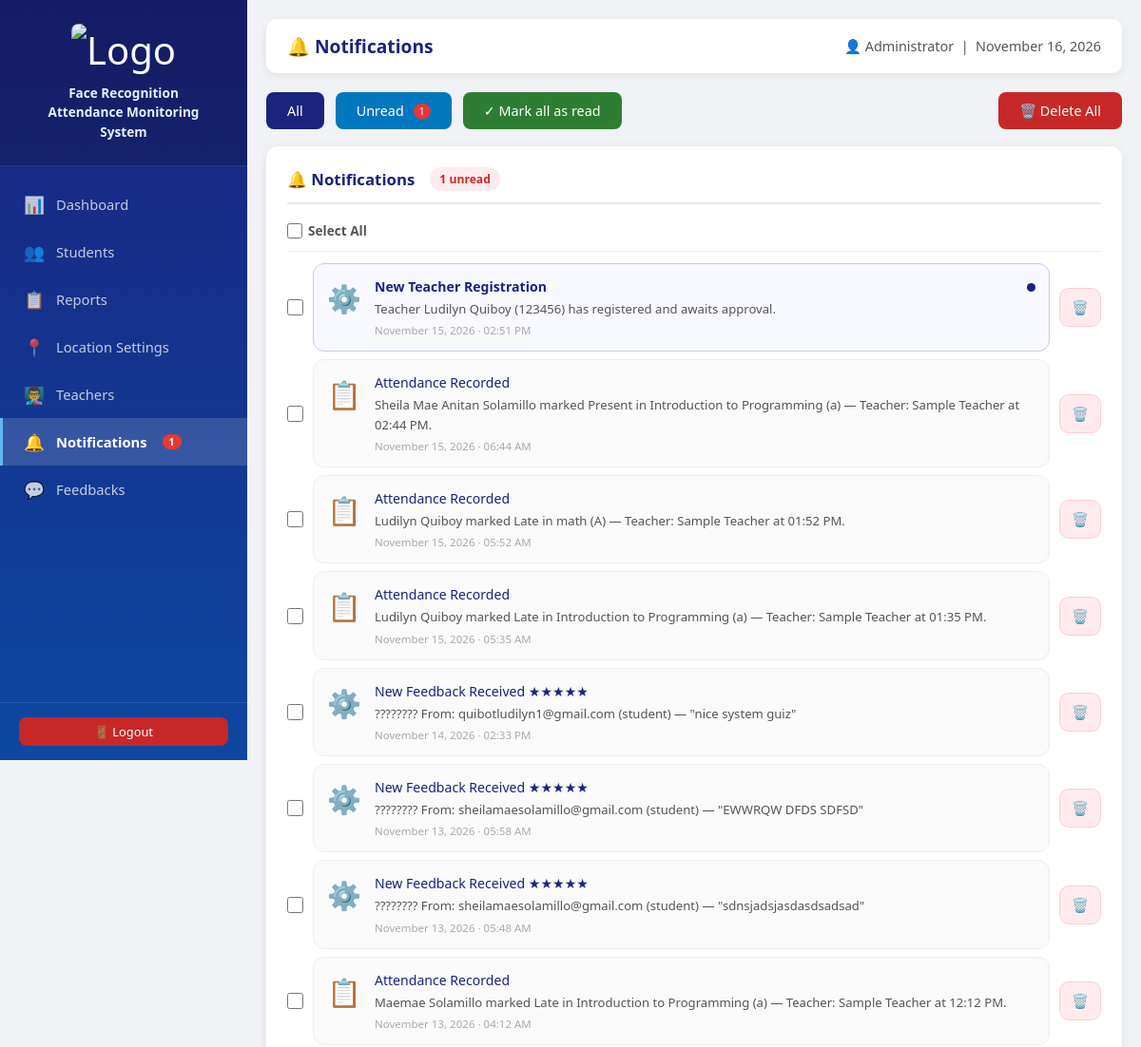
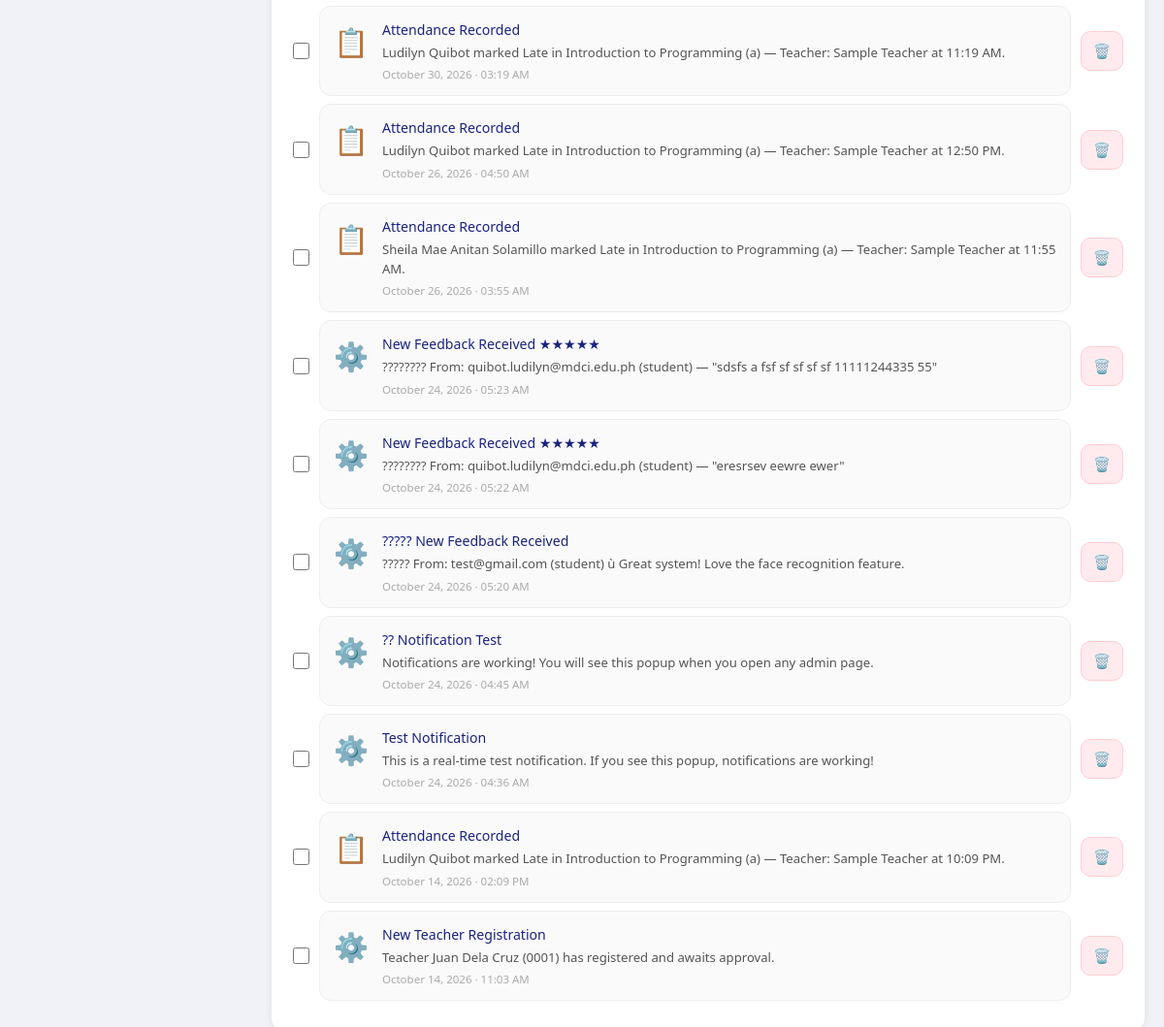
The page /pages/notifications.php (signed in) on the database its author committed (2 pictures, top to bottom).
### tables this page shows
CREATE TABLE `notifications` (
  `id` int(11) NOT NULL,
  `recipient_type` enum('admin','teacher','student') NOT NULL,
  `recipient_id` int(11) NOT NULL,
  `title` varchar(150) NOT NULL,
  `message` text NOT NULL,
  `type` enum('attendance','schedule','system','manual') DEFAULT 'attendance',
  `is_read` tinyint(1) DEFAULT 0,
  `link` varchar(255) DEFAULT NULL,
  `created_at` timestamp NOT NULL DEFAULT current_timestamp()
);

### pages/notifications.php (the view, shortened to what this page needs)
<?php
$admin_id = intval($_SESSION['user_id']);
require_once 'layout.php';
$filter = $_GET['filter'] ?? 'all';
$where  = "WHERE recipient_type='admin' AND recipient_id=$admin_id";
$notifs = $conn->query("SELECT * FROM notifications $where ORDER BY created_at DESC LIMIT 100");
$unread = $conn->query("SELECT COUNT(*) as c FROM notifications WHERE recipient_type='admin' AND recipient_id=$admin_id AND is_read=0")->fetch_assoc()['c'];
$type_icons = ['attendance' => '📋', 'schedule' => '🗓️', 'system' => '⚙️', 'manual' => '✏️'];
?>
<div style="display:flex;align-items:center;gap:12px;margin-bottom:18px;flex-wrap:wrap;">
    <a href="?filter=all"    class="btn <?= $filter==='all'   ?'btn-primary':'btn-info' ?>">All</a>
    <a href="?filter=unread" class="btn <?= $filter==='unread'?'btn-primary':'btn-info' ?>">
        Unread <?php if($unread > 0): ?><span style="background:#e53935;color:white;border-radius:10px;padding:1px 6px;font-size:0.65rem;margin-left:4px;"><?= $unread ?></span><?php endif; ?>
    </a>
    <?php if ($unread > 0): ?>
    <a href="?mark_all=1" class="btn btn-success">✓ Mark all as read</a>
    <?php endif; ?>
    <?php if ($notifs && $notifs->num_rows > 0): ?>
    <a href="?delete_all=1" onclick="return confirm('Delete all notifications?')" class="btn btn-danger" style="margin-left:auto;">🗑️ Delete All</a>
    <?php endif; ?>
</div>
<div class="card">
    <div class="card-title">🔔 Notifications
        <?php if ($unread > 0): ?><span class="badge badge-absent" style="margin-left:8px;"><?= $unread ?> unread</span><?php endif; ?>
    </div>
    <?php if ($notifs && $notifs->num_rows > 0): ?>
    <form method="POST" id="bulk-form">
        <div style="display:flex;align-items:center;gap:10px;margin-bottom:12px;padding-bottom:12px;border-bottom:1px solid #eee;">
            <label style="display:flex;align-items:center;gap:6px;font-size:0.85rem;font-weight:600;color:#555;cursor:pointer;">
                <input type="checkbox" id="select-all" style="width:16px;height:16px;cursor:pointer;">
                Select All
            </label>
        </div>
        <?php while ($n = $notifs->fetch_assoc()): ?>
        <div style="display:flex;gap:10px;align-items:center;margin-bottom:8px;">
            <input type="checkbox" name="selected[]" value="<?= $n['id'] ?>" class="notif-cb"
                   style="width:17px;height:17px;cursor:pointer;flex-shrink:0;accent-color:#1a237e;">
            <a href="?read=<?= $n['id'] ?>"
               style="display:flex;gap:14px;padding:14px;border-radius:12px;flex:1;text-decoration:none;color:inherit;
                      background:<?= $n['is_read']?'#fafafa':'#f8f9ff' ?>;
                      border:1px solid <?= $n['is_read']?'#eee':'#c5cae9' ?>;transition:background 0.2s;">
                <div style="font-size:1.8rem;flex-shrink:0;margin-top:2px;"><?= $type_icons[$n['type']] ?? '🔔' ?></div>
                <div style="flex:1;">
                    <div style="font-size:0.88rem;font-weight:<?= $n['is_read']?'500':'700' ?>;color:#1a237e;">
                        <?= htmlspecialchars($n['title']) ?>
                    </div>
                    <div style="font-size:0.82rem;color:#555;margin-top:4px;line-height:1.55;">
                        <?= htmlspecialchars($n['message']) ?>
                    </div>
                    <div style="font-size:0.72rem;color:#aaa;margin-top:5px;">
                        <?= date('F d, Y · h:i A', strtotime($n['created_at'])) ?>
                    </div>
                </div>
                <?php if (!$n['is_read']): ?>
                <div style="width:9px;height:9px;border-radius:50%;background:#1a237e;flex-shrink:0;margin-top:6px;"></div>
                <?php endif; ?>
            </a>
            <a href="?delete=<?= $n['id'] ?>" onclick="return confirm('Delete this notification?')"
               style="padding:10px 12px;border-radius:10px;background:#ffebee;color:#e53935;
                      text-decoration:none;font-size:0.9rem;border:1px solid #ffcdd2;flex-shrink:0;">
                🗑️
            </a>
        </div>
        <?php endwhile; ?>
    </form>
    <?php else: ?>
    <div class="empty-state"><div class="empty-icon">🔔</div><p>No notifications yet.</p></div>
    <?php endif; ?>
</div>

### assets/css/style.css (style rules this page uses)
* { margin: 0; padding: 0; box-sizing: border-box; }
body { font-family: 'Segoe UI', Tahoma, Geneva, Verdana, sans-serif; background: #f0f2f5; color: #333; }
.card { background: white; border-radius: 12px; padding: 22px; box-shadow: 0 2px 10px rgba(0,0,0,0.07); margin-bottom: 20px; }
.card-title { font-size: 1.05rem; font-weight: 600; color: #1a237e; margin-bottom: 18px; padding-bottom: 12px; border-bottom: 2px solid #e8eaf6; display: flex; align-items: center; gap: 8px; }
.btn { padding: 10px 22px; border: none; border-radius: 8px; cursor: pointer; font-size: 0.9rem; font-weight: 500; transition: all 0.2s; text-decoration: none; display: inline-flex; align-items: center; gap: 6px; }
.btn-primary { background: #1a237e; color: white; }
.btn-success { background: #2e7d32; color: white; }
.btn-danger { background: #c62828; color: white; }
.btn-info { background: #0277bd; color: white; }
.badge { padding: 4px 10px; border-radius: 20px; font-size: 0.76rem; font-weight: 600; display: inline-block; }
.badge-absent { background: #ffebee; color: #c62828; }

### rows shown on the page
notifications: type "⚙️", title "New Teacher Registration", message "Teacher Ludilyn Quiboy (123456) has registered and awaits approval.", created_at "November 15, 2026 · 02:51 PM", is_read 0 (drawn)
notifications: type "📋", title "Attendance Recorded", message "Sheila Mae Anitan Solamillo marked Present in Introduction to Programming (a) — Teacher: Sample Teacher at 02:44 PM.", created_at "November 15, 2026 · 06:44 AM"
notifications: type "📋", title "Attendance Recorded", message "Ludilyn Quiboy marked Late in math (A) — Teacher: Sample Teacher at 01:52 PM.", created_at "November 15, 2026 · 05:52 AM"
notifications: type "📋", title "Attendance Recorded", message "Ludilyn Quiboy marked Late in Introduction to Programming (a) — Teacher: Sample Teacher at 01:35 PM.", created_at "November 15, 2026 · 05:35 AM"
notifications: type "⚙️", title "New Feedback Received ★★★★★", message "????‍???? From: quibotludilyn1@gmail.com (student) — \"nice system guiz\"", created_at "November 14, 2026 · 02:33 PM"
notifications: type "⚙️", title "New Feedback Received ★★★★★", message "????‍???? From: sheilamaesolamillo@gmail.com (student) — \"EWWRQW DFDS SDFSD\"", created_at "November 13, 2026 · 05:58 AM"
notifications: type "⚙️", title "New Feedback Received ★★★★★", message "????‍???? From: sheilamaesolamillo@gmail.com (student) — \"sdnsjadsjasdasdsadsad\"", created_at "November 13, 2026 · 05:48 AM"
notifications: type "📋", title "Attendance Recorded", message "Maemae Solamillo marked Late in Introduction to Programming (a) — Teacher: Sample Teacher at 12:12 PM.", created_at "November 13, 2026 · 04:12 AM"
notifications: type "📋", title "Attendance Recorded", message "Ludilyn Quibot marked Late in Introduction to Programming (a) — Teacher: Sample Teacher at 11:19 AM.", created_at "October 30, 2026 · 03:19 AM"
notifications: type "📋", title "Attendance Recorded", message "Ludilyn Quibot marked Late in Introduction to Programming (a) — Teacher: Sample Teacher at 12:50 PM.", created_at "October 26, 2026 · 04:50 AM"
notifications: type "📋", title "Attendance Recorded", message "Sheila Mae Anitan Solamillo marked Late in Introduction to Programming (a) — Teacher: Sample Teacher at 11:55 AM.", created_at "October 26, 2026 · 03:55 AM"
notifications: type "⚙️", title "New Feedback Received ★★★★★", message "????‍???? From: quibot.ludilyn@mdci.edu.ph (student) — \"sdsfs a fsf sf sf sf sf 11111244335 55\"", created_at "October 24, 2026 · 05:23 AM"
notifications: type "⚙️", title "New Feedback Received ★★★★★", message "????‍???? From: quibot.ludilyn@mdci.edu.ph (student) — \"eresrsev eewre ewer\"", created_at "October 24, 2026 · 05:22 AM"
notifications: type "⚙️", title "????? New Feedback Received", message "????? From: test@gmail.com (student) ù Great system! Love the face recognition feature.", created_at "October 24, 2026 · 05:20 AM"
notifications: type "⚙️", title "?? Notification Test", message "Notifications are working! You will see this popup when you open any admin page.", created_at "October 24, 2026 · 04:45 AM"
notifications: type "⚙️", title "Test Notification", message "This is a real-time test notification. If you see this popup, notifications are working!", created_at "October 24, 2026 · 04:36 AM"
notifications: type "📋", title "Attendance Recorded", message "Ludilyn Quibot marked Late in Introduction to Programming (a) — Teacher: Sample Teacher at 10:09 PM.", created_at "October 14, 2026 · 02:09 PM"
notifications: type "⚙️", title "New Teacher Registration", message "Teacher Juan Dela Cruz (0001) has registered and awaits approval.", created_at "October 14, 2026 · 11:03 AM"

### other values the page prints
$nc_count "1"
$titles[$current_page] "🔔 Notifications"
$_SESSION['full_name'] "Administrator"
$unread "1"
